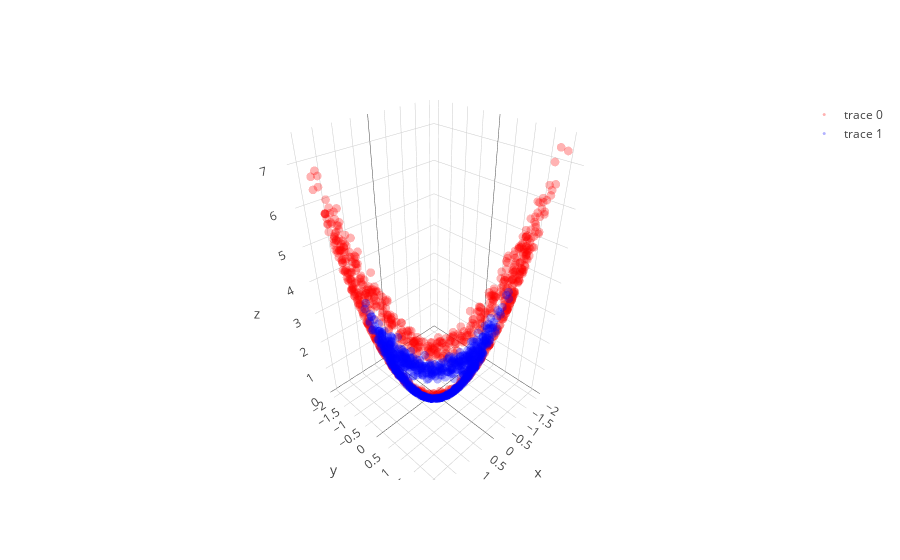

This figure's notebook cell:
### Code cell
Sdadsa = (X[:,0] ** 2 + X[:,1] ** 2)[:,None]
sss = np.concatenate([X,Sdadsa],1)

trace1 = go.Scatter3d(
    x=sss[y==0,0],
    y=sss[y==0,1],
    z=sss[y==0,2],
    mode='markers',
    line=dict(color='red',width=0.5),
    marker=dict(size=3,opacity=0.3)
)
trace2 = go.Scatter3d(
    x=sss[y==1,0],
    y=sss[y==1,1],
    z=sss[y==1,2],
    mode='markers',
    line=dict(color='blue',width=0.5),
    marker=dict(size=3,opacity=0.3)
)
data = [trace1,trace2]
fig  = go.Figure(data=data)
iplot(fig)

### Figure 1 — Plotly figure (JSON) as saved in the notebook; plotly's stock layout.template omitted (floating-point values rounded to 4 significant figures; data arrays with more than 128 entries replaced by an {"elided": "..."} marker saying what was removed)
{"data": [{"line": {"color": "red", "width": 0.5}, "marker": {"opacity": 0.3, "size": 3}, "mode": "markers", "type": "scatter3d", "uid": "7e93bf53-fa53-420c-a118-56fc4536d06b", "x": {"elided": "750 float values"}, "y": {"elided": "750 float values"}, "z": {"elided": "750 float values"}}, {"line": {"color": "blue", "width": 0.5}, "marker": {"opacity": 0.3, "size": 3}, "mode": "markers", "type": "scatter3d", "uid": "f71d5a3e-6396-4bdc-8108-f49e59ad0a9c", "x": {"elided": "750 float values"}, "y": {"elided": "750 float values"}, "z": {"elided": "750 float values"}}], "layout": {}}
